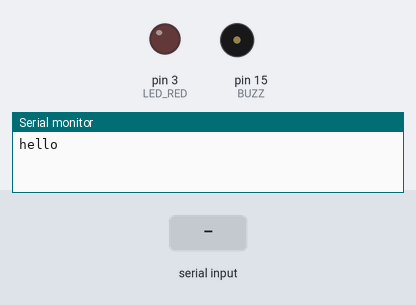
A sketch run on a simulated Arduino Uno, built with avr-gcc and run on an emulated ATmega328P. Parts: output pins drawn as LEDs (lit = HIGH), buzzer (waves = sounding, pin HIGH), the last lines printed to the serial monitor. The test bench sets the inputs (shaded band).

Above: at 1.2 s.
1.3 s: "a" received over Serial
At 1.75 s:
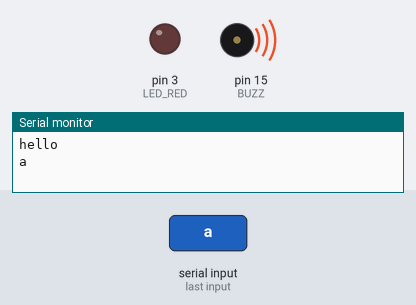
3.4 s: "A" received over Serial
At 4.7 s:
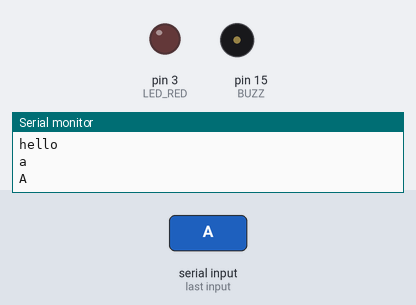
4.9 s: "b" received over Serial
At 5.05 s:
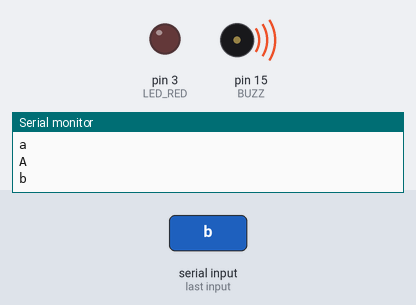
Timing chart, 0 to 7.9 s (numbered marks = the images above; inputs shaded):
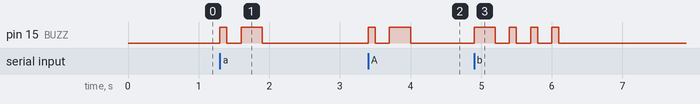

The sketch:

morse.ino
```cpp
int BTN=1;
int RESET=2;
int LED_RED=3;
int LED_GREEN=3;
int LED_YELLOW=3;
int BUZZ=15;

void setup() {
   pinMode(BTN,INPUT);
   pinMode(RESET,INPUT);
   pinMode(LED_RED,OUTPUT);
   pinMode(LED_YELLOW,OUTPUT);
   pinMode(LED_GREEN,OUTPUT);
   pinMode(BUZZ,OUTPUT);
   //
  Serial.begin(115200);
  Serial.println("hello");
}

void loop() {
  char text;
  if(Serial.available()){
    text=Serial.read();
    Serial.println(text);
  }
    char input=text;
    if (input == 'a' || input == 'A') {lA();}//if the input is a or A go to function lA
    if (input == 'b' || input == 'B') {lB();}//same but with b letter
    if (input == 'c' || input == 'C') {lC();}
    if (input == 'd' || input == 'D') {lD();}
    if (input == 'e' || input == 'E') {lE();}
    if (input == 'f' || input == 'F') {lF();}
    if (input == 'g' || input == 'G') {lG();}
    if (input == 'h' || input == 'H') {lH();}
    if (input == 'i' || input == 'I') {lI();}
    if (input == 'j' || input == 'J') {lJ();}
    if (input == 'k' || input == 'K') {lK();}
    if (input == 'l' || input == 'L') {lL();}
    if (input == 'm' || input == 'M') {lM();}
    if (input == 'n' || input == 'N') {lN();}
    if (input == 'o' || input == 'O') {lO();}
    if (input == 'p' || input == 'P') {lP();}
    if (input == 'q' || input == 'Q') {lQ();}
    if (input == 'r' || input == 'R') {lR();}
    if (input == 's' || input == 'S') {lS();}
    if (input == 't' || input == 'T') {lT();}
    if (input == 'u' || input == 'U') {lU();}
    if (input == 'v' || input == 'V') {lV();}
    if (input == 'w' || input == 'W') {lW();}
    if (input == 'x' || input == 'X') {lX();}
    if (input == 'y' || input == 'Y') {lY();}
    if (input == 'z' || input == 'Z') {lZ();}
  //輸入單字(字串)
  //按鈕輸入摩斯密碼密碼(LED顏色判斷對錯)
  //輸入成功顯示溫度
}
void lA () {dot();dash();shortspace();}//letter A in morse code!
void lB () {dash();dot();dot();dot();shortspace();}//same for B
void lC () {dash();dot();dash();dot();shortspace();}
void lD () {dash();dot();dot();shortspace();}
void lE () {dot();shortspace();}
void lF () {dot();dot();dash();dot();shortspace();}
void lG () {dash();dash();dot();shortspace();}
void lH () {dot();dot();dot();dot();shortspace();}
void lI () {dot();dot();shortspace();}
void lJ () {dot();dash();dash();dash();shortspace();}
void lK () {dash();dot();dash();shortspace();}
void lL () {dot();dash();dot();dot();shortspace();}
void lM () {dash();dash();shortspace();}
void lN () {dash();dot();shortspace();}
void lO () {dash();dash();dash();shortspace();}
void lP () {dot();dash();dash();dot();shortspace();}
void lQ () {dash();dash();dot();dash();shortspace();}
void lR () {dot();dash();dot();shortspace();}
void lS () {dot();dot();dot();shortspace();}
void lT () {dash();shortspace();}
void lU () {dot();dot();dash();shortspace();}
void lV () {dot();dot();dot();dash();shortspace();}
void lW () {dot();dash();dash();shortspace();}
void lX () {dash();dot();dot();dash();shortspace();}
void lY () {dash();dot();dash();dash();shortspace();}
void lZ () {dash();dash();dot();dot();shortspace();}
void dot () {digitalWrite(BUZZ,HIGH); delay (100); digitalWrite(BUZZ,LOW); delay (200);}//改
void dash () {digitalWrite(BUZZ,HIGH); delay (300); digitalWrite(BUZZ,LOW); delay (200);}//改
void shortspace () {delay(600);}
```

Measured:
- after the input at 1.3 s, pin 15 (BUZZ): LOW → HIGH at once, → LOW 0.10 s later, → HIGH 0.20 s later, → LOW 0.30 s later
- after the input at 3.4 s, pin 15 (BUZZ): LOW → HIGH at once, → LOW 0.10 s later, → HIGH 0.20 s later, → LOW 0.30 s later
- after the input at 4.9 s, pin 15 (BUZZ): LOW → HIGH at once, then repeats every 0.30 s: LOW 0.20 s, HIGH 0.10 s, until it stays LOW from 6.1 s
